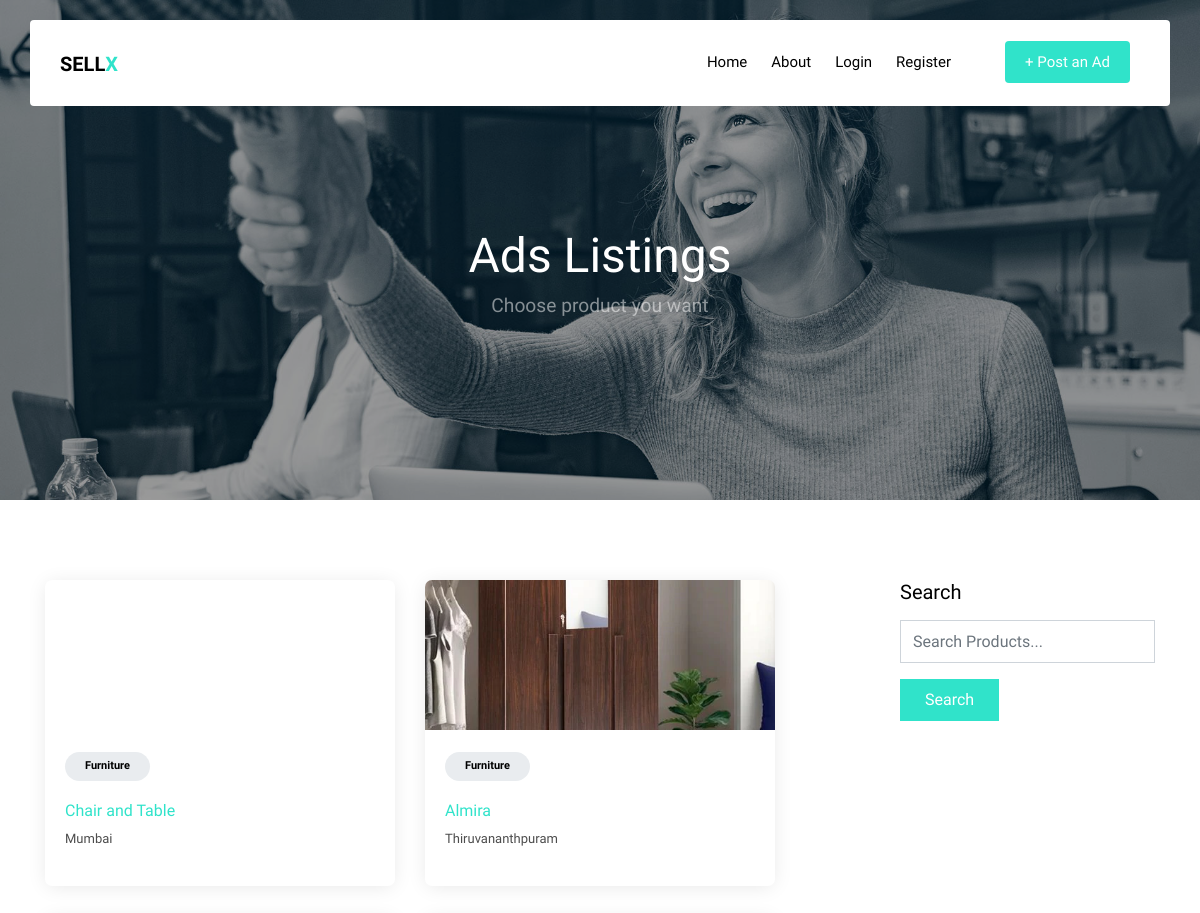
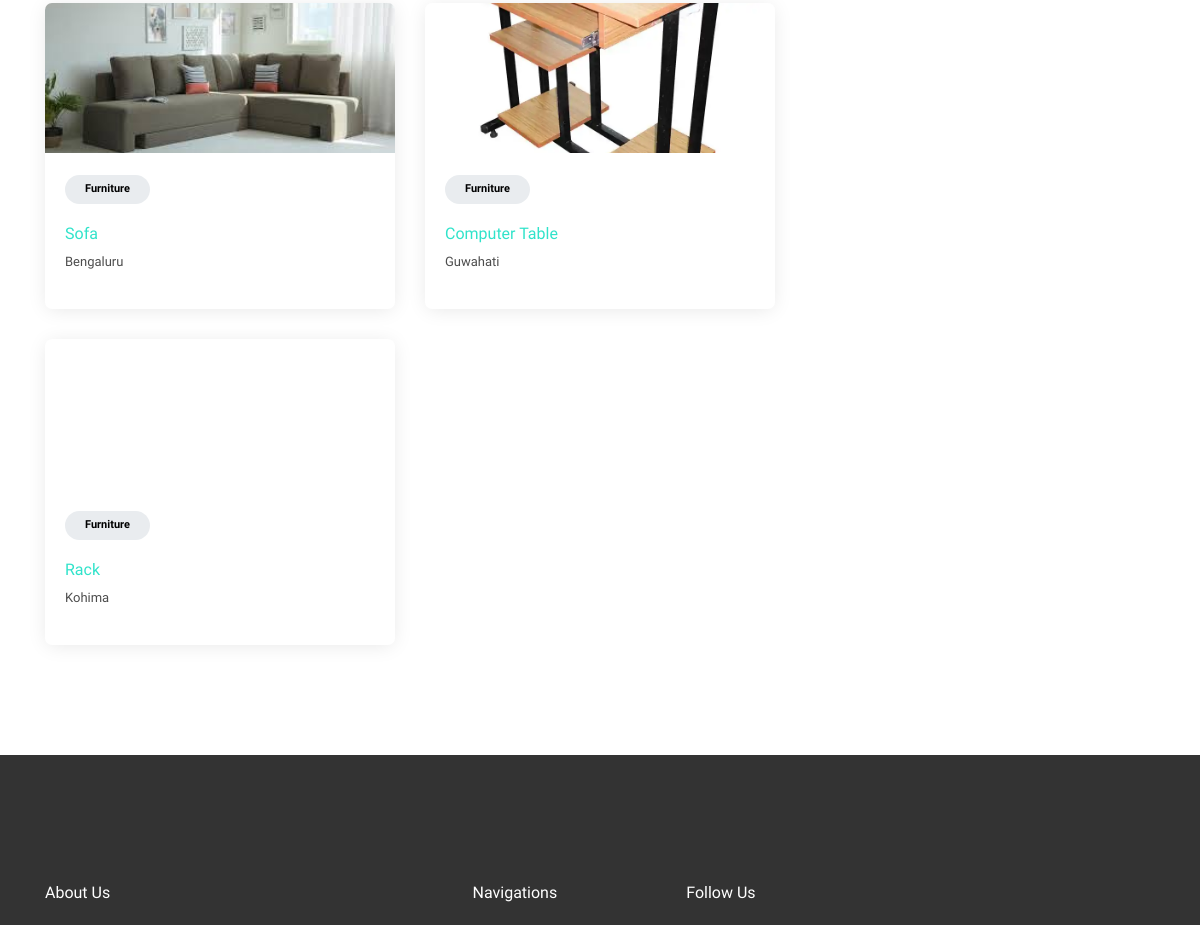
Before: /listi/1 (upper part) with the older database file (2 pictures, top to bottom).
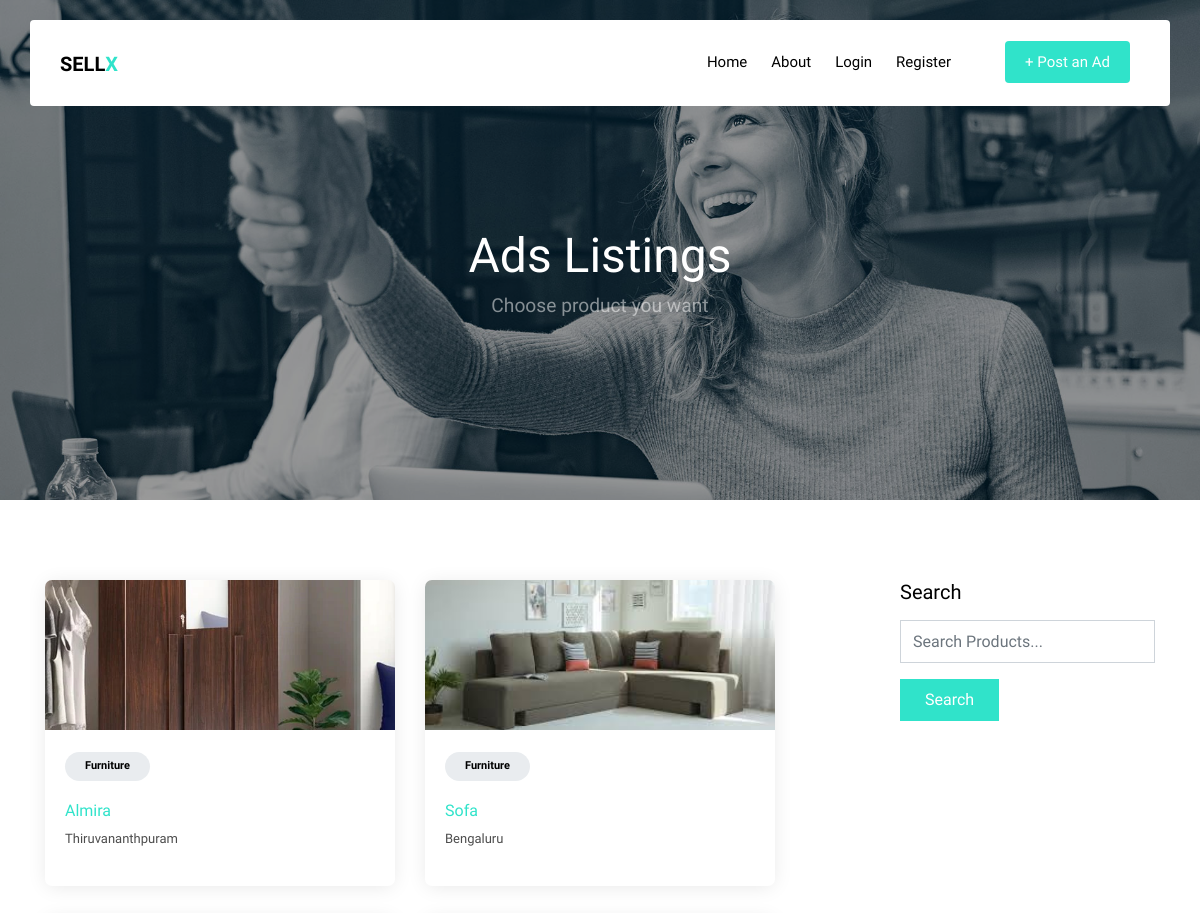
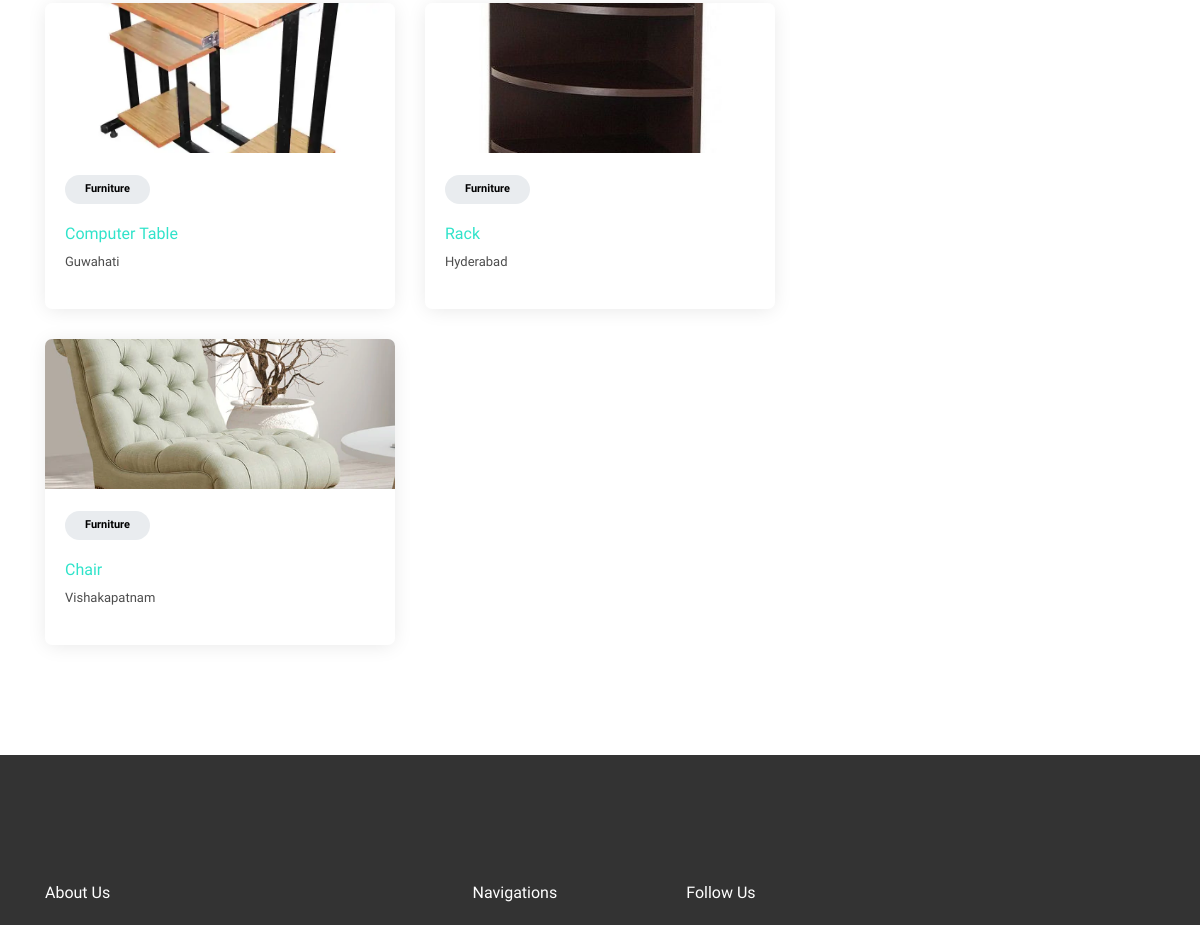
After: the same page with the newer database file (2 pictures, top to bottom).
### app.py (models this page shows, shortened)
class NewPost(UserMixin,db.Model):
    id = db.Column(db.Integer,primary_key = True)
    description = db.Column(db.String(1000))
    tag = db.Column(db.String(30))
    sub_tag = db.Column(db.String(40))
    price = db.Column(db.Integer)
    user_id = db.Column(db.Integer, db.ForeignKey('user.id'), nullable=False)
    img = db.Column(db.String(200), nullable = False)
    loc = db.Column(db.String(20))
    status = db.Column(db.String(15))

### app.py (the view)
@app.route("/listi/<postid>",methods = ['GET','POST'])
def listi(postid):
    form = SearchForm()
    if postid.isnumeric():
        if postid != '6':
            qry = NewPost.query.filter((NewPost.tag == menu[int(postid)]))
        else:
            qry = NewPost.query.all()
    else:
        qry = NewPost.query.filter((func.lower(NewPost.sub_tag) == postid))
    if form.validate_on_submit():
        data = form.search.data
        data = data.lower()
        return redirect(url_for('listi', postid=data))
    return render_template("listings.html",title="Items",Post_data = qry,form=form)

### app.py
class SearchForm(FlaskForm):
    search = StringField('search',validators=[InputRequired()])
    submit = SubmitField('Search')

### templates/listings.html (shortened to what the changed rows need)
<!DOCTYPE html>
<html lang="en">
    <head>
        <link rel="stylesheet" href="{{ url_for('static', filename='fonts/icomoon/style.css') }}">
        <link rel="stylesheet" href="{{ url_for('static', filename='css/bootstrap.min.css') }}">
        <link rel="stylesheet" href="{{ url_for('static', filename='css/magnific-popup.css') }}">
        <link rel="stylesheet" href="{{ url_for('static', filename='css/jquery-ui.css') }}">
        <link rel="stylesheet" href="{{ url_for('static', filename='css/owl.carousel.min.css') }}">
        <link rel="stylesheet" href="{{ url_for('static', filename='css/owl.theme.default.min.css') }}">
        <link rel="stylesheet" href="{{ url_for('static', filename='css/bootstrap-datepicker.css') }}">
        <link rel="stylesheet" href="{{ url_for('static', filename='fonts/flaticon/font/flaticon.css') }}">
        <link rel="stylesheet" href="{{ url_for('static', filename='css/aos.css') }}">
        <link rel="stylesheet" href="{{ url_for('static', filename='css/rangeslider.css') }}">
        <link rel="stylesheet" href="{{ url_for('static', filename='css/style.css') }}">
        {% import "bootstrap/wtf.html" as wtf %}
      </head>
    <body>
  <div class="site-wrap">
    <header class="site-navbar container py-0 bg-white" role="banner">
        <div class="row align-items-center">
          <div class="col-6 col-xl-2">
            <h1 class="mb-0 site-logo"><a href="{{ url_for('index') }}" class="text-black mb-0">SELL<span class="text-primary">X</span>  </a></h1>
          </div>
        </div>
    </header>
    <div class="site-blocks-cover inner-page-cover overlay" style="background-image: url({{ url_for('static', filename = 'hero_1.jpg') }})" data-aos="fade" data-stellar-background-ratio="0.5">
      <div class="container">
        <div class="row align-items-center justify-content-center text-center">
          <div class="col-md-10" data-aos="fade-up" data-aos-delay="400">
            <div class="row justify-content-center mt-5">
              <div class="col-md-8 text-center">
                <h1>Ads Listings</h1>
              </div>
            </div>
          </div>
        </div>
      </div>
    </div>
    <div class="site-section">
      <div class="container">
        <div class="row">
          <div class="col-lg-8">
            <div class="row">
              {% for data in Post_data %}
              <div class="col-lg-6">
                <div class="d-block d-md-flex listing vertical">
                  <a href=" {{ url_for('singlelist', postid = data.id) }} " class="img d-block" style="background-image: url({{ url_for('static', filename = data.img) }})"></a>
                  <div class="lh-content">
                    <span class="category">{{ data.tag }}</span>
                    <h3><a href=" {{url_for('singlelist', postid = data.id) }} ">{{ data.sub_tag }}</a></h3>
                    <address>{{ data.loc }}</address>
                  </div>
                </div>
                </div>
              {% endfor %}
              </div>
            </div>
        </div>
      </div>
    </div>
    <footer class="site-footer">
      <div class="container">
        <div class="row">
          <div class="col-md-9">
            <div class="row">
              <div class="col-md-6">
                <h2 class="footer-heading mb-4">About Us</h2>
              </div>
              <div class="col-md-3">
                <h2 class="footer-heading mb-4">Navigations</h2>
              </div>
              <div class="col-md-3">
                <h2 class="footer-heading mb-4">Follow Us</h2>
              </div>
            </div>
          </div>
        </div>
      </div>
    </footer>
  </div>
  </body>
</html>

Changed rows visible on the page:
removed NewPost: tag "Furniture", sub_tag "Chair and Table", loc "Mumbai"
no longer on this page (row edited): NewPost: tag "Furniture", sub_tag "Rack", loc "Kohima"
added NewPost: img (picture), tag "Furniture", sub_tag "Rack", loc "Hyderabad"
added NewPost: img (picture), tag "Furniture", sub_tag "Chair", loc "Vishakapatnam"
